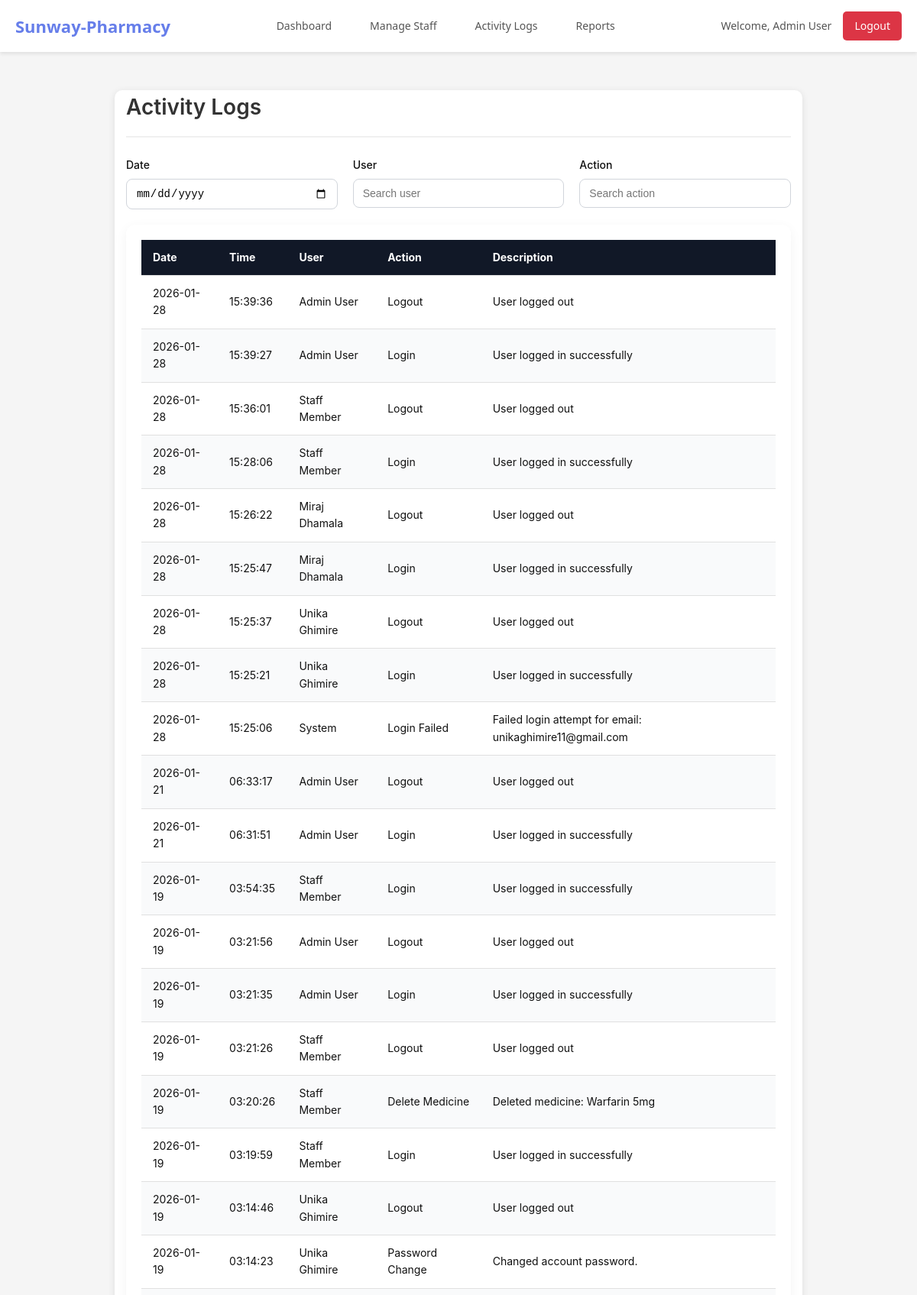
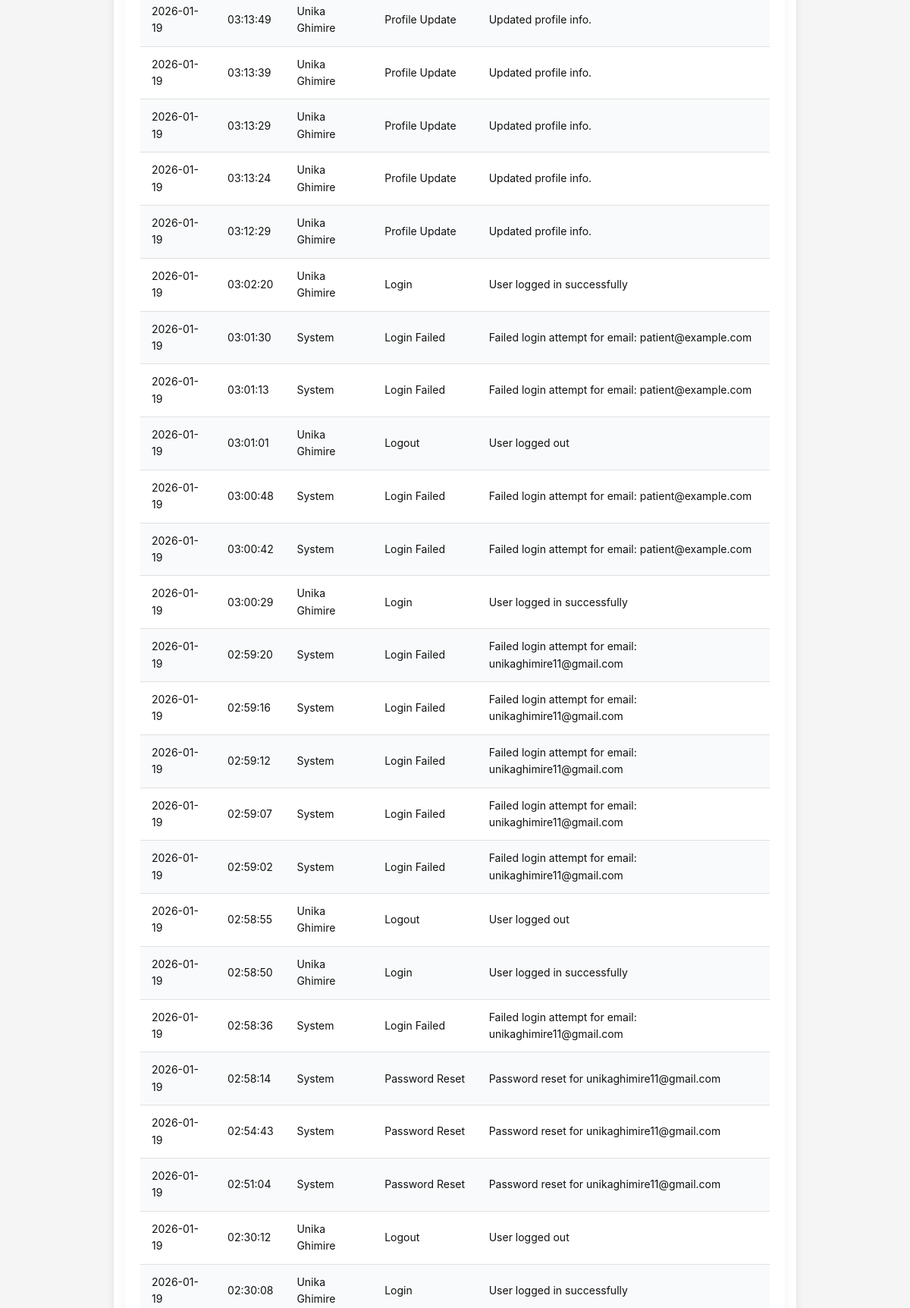
The page /admin/activity_logs.php (signed in, upper part) on the database its author committed (2 pictures, top to bottom).
### tables this page shows
CREATE TABLE `activity_logs` (
  `id` int(11) NOT NULL,
  `user_id` int(11) DEFAULT NULL,
  `action` varchar(255) NOT NULL,
  `description` text DEFAULT NULL,
  `ip_address` varchar(45) DEFAULT NULL,
  `created_at` timestamp NOT NULL DEFAULT current_timestamp()
);

CREATE TABLE `users` (
  `id` int(11) NOT NULL,
  `name` varchar(100) NOT NULL,
  `email` varchar(100) NOT NULL,
  `phone` varchar(20) DEFAULT NULL,
  `password` varchar(255) NOT NULL,
  `role` enum('admin','staff','patient') NOT NULL,
  `created_at` timestamp NOT NULL DEFAULT current_timestamp(),
  `updated_at` timestamp NOT NULL DEFAULT current_timestamp() ON UPDATE current_timestamp()
);

### admin/activity_logs.php (the view, shortened to what this page needs)
<?php
include '../includes/header.php';
$sql = "SELECT activity_logs.*, users.name
        FROM activity_logs
        LEFT JOIN users ON activity_logs.user_id = users.id
        ORDER BY activity_logs.created_at DESC
        LIMIT 100";
$logs_result = mysqli_query($conn, $sql);
$logs = [];
while ($row = mysqli_fetch_assoc($logs_result)) {
    $logs[] = $row;
}
?>
<div class="content-wrapper">
    <div class="page-header">
        <h1>Activity Logs</h1>
    </div>
    <div class="filter-card">
        <div class="filter-item">
            <label for="filter_date">Date</label>
            <input type="date" id="filter_date">
        </div>
        <div class="filter-item">
            <label for="filter_user">User</label>
            <input type="text" id="filter_user" placeholder="Search user">
        </div>
        <div class="filter-item">
            <label for="filter_action">Action</label>
            <input type="text" id="filter_action" placeholder="Search action">
        </div>
    </div>
    <div class="table-card">
        <table class="data-table" id="logs_table">
            <thead>
                <tr>
                    <th>Date</th>
                    <th>Time</th>
                    <th>User</th>
                    <th>Action</th>
                    <th>Description</th>
                </tr>
            </thead>
            <tbody id="logs_body">
                <?php foreach ($logs as $log): ?>
                    <tr>
                        <td><?= date('Y-m-d', strtotime($log['created_at'])) ?></td>
                        <td><?= date('H:i:s', strtotime($log['created_at'])) ?></td>
                        <td><?= htmlspecialchars($log['name'] ?? 'System') ?></td>
                        <td><?= htmlspecialchars($log['action']) ?></td>
                        <td><?= htmlspecialchars($log['description']) ?></td>
                    </tr>
                <?php endforeach; ?>
            </tbody>
        </table>
    </div>
</div>
<link rel="stylesheet" href="../assets/css/activity_logs.css">
<?php include '../includes/footer.php'; ?>

### assets/css/style.css (style rules this page uses)
* { margin: 0; padding: 0; box-sizing: border-box; }
body { font-family: 'Segoe UI', Tahoma, Geneva, Verdana, sans-serif; background-color: #f5f5f5; color: #333; line-height: 1.6; }
.content-wrapper { background: white; padding: 30px; border-radius: 10px; box-shadow: 0 2px 10px rgba(0, 0, 0, 0.1); }
.page-header { display: flex; justify-content: space-between; align-items: center; margin-bottom: 30px; padding-bottom: 15px; border-bottom: 2px solid #f0f0f0; }
.page-header h1 { color: #333; font-size: 28px; }
.data-table { width: 100%; border-collapse: collapse; background: white; }
.data-table thead { background: #667eea; color: white; }
.data-table th, .data-table td { padding: 12px; text-align: left; border-bottom: 1px solid #e0e0e0; }

### assets/css/activity_logs.css (style rules this page uses)
.content-wrapper { max-width: 900px; margin: 50px auto; padding: 0 15px; font-family: 'Inter', sans-serif; color: #111; }
.page-header { margin-bottom: 25px; }
.page-header h1 { font-size: 28px; font-weight: 600; }
.filter-card { display: flex; gap: 20px; margin-bottom: 20px; flex-wrap: wrap; }
.filter-item { flex: 1 1 200px; display: flex; flex-direction: column; }
.filter-item label { margin-bottom: 6px; font-weight: 500; font-size: 14px; }
.filter-item input { padding: 10px 12px; font-size: 14px; border: 1px solid #d1d5db; border-radius: 8px; transition: border-color 0.2s, box-shadow 0.2s; }
.table-card { background: #fff; padding: 20px; border-radius: 12px; box-shadow: 0 4px 15px rgba(0,0,0,0.05); overflow-x: auto; }
.data-table { width: 100%; border-collapse: collapse; font-size: 14px; }
.data-table th, .data-table td { padding: 12px 15px; text-align: left; }
.data-table thead { background-color: #111827; color: #fff; }
.data-table tbody tr { border-bottom: 1px solid #e5e7eb; transition: background 0.2s; }
.data-table tbody tr:nth-child(even) { background-color: #f9fafb; }

### rows shown on the page
activity_logs: created_at "2026-01-28", created_at "15:39:36", user.name "Admin User", action "Logout", description "User logged out"
activity_logs: created_at "2026-01-28", created_at "15:39:27", user.name "Admin User", action "Login", description "User logged in successfully"
activity_logs: created_at "2026-01-28", created_at "15:36:01", user.name "Staff Member", action "Logout", description "User logged out"
activity_logs: created_at "2026-01-28", created_at "15:28:06", user.name "Staff Member", action "Login", description "User logged in successfully"
activity_logs: created_at "2026-01-28", created_at "15:26:22", user.name "Miraj Dhamala", action "Logout", description "User logged out"
activity_logs: created_at "2026-01-28", created_at "15:25:47", user.name "Miraj Dhamala", action "Login", description "User logged in successfully"
activity_logs: created_at "2026-01-28", created_at "15:25:37", user.name "Unika Ghimire", action "Logout", description "User logged out"
activity_logs: created_at "2026-01-28", created_at "15:25:21", user.name "Unika Ghimire", action "Login", description "User logged in successfully"
activity_logs: created_at "2026-01-28", created_at "15:25:06", name "System", action "Login Failed", description "Failed login attempt for email: unikaghimire11@gmail.com"
activity_logs: created_at "2026-01-21", created_at "06:33:17", user.name "Admin User", action "Logout", description "User logged out"
activity_logs: created_at "2026-01-21", created_at "06:31:51", user.name "Admin User", action "Login", description "User logged in successfully"
activity_logs: created_at "2026-01-19", created_at "03:54:35", user.name "Staff Member", action "Login", description "User logged in successfully"
activity_logs: created_at "2026-01-19", created_at "03:21:56", user.name "Admin User", action "Logout", description "User logged out"
activity_logs: created_at "2026-01-19", created_at "03:21:35", user.name "Admin User", action "Login", description "User logged in successfully"
activity_logs: created_at "2026-01-19", created_at "03:21:26", user.name "Staff Member", action "Logout", description "User logged out"
activity_logs: created_at "2026-01-19", created_at "03:20:26", user.name "Staff Member", action "Delete Medicine", description "Deleted medicine: Warfarin 5mg"
activity_logs: created_at "2026-01-19", created_at "03:19:59", user.name "Staff Member", action "Login", description "User logged in successfully"
activity_logs: created_at "2026-01-19", created_at "03:14:46", user.name "Unika Ghimire", action "Logout", description "User logged out"
activity_logs: created_at "2026-01-19", created_at "03:14:23", user.name "Unika Ghimire", action "Password Change", description "Changed account password."
activity_logs: created_at "2026-01-19", created_at "03:13:49", user.name "Unika Ghimire", action "Profile Update", description "Updated profile info."
activity_logs: created_at "2026-01-19", created_at "03:13:39", user.name "Unika Ghimire", action "Profile Update", description "Updated profile info."
activity_logs: created_at "2026-01-19", created_at "03:13:29", user.name "Unika Ghimire", action "Profile Update", description "Updated profile info."
activity_logs: created_at "2026-01-19", created_at "03:13:24", user.name "Unika Ghimire", action "Profile Update", description "Updated profile info."
activity_logs: created_at "2026-01-19", created_at "03:12:29", user.name "Unika Ghimire", action "Profile Update", description "Updated profile info."
activity_logs: created_at "2026-01-19", created_at "03:02:20", user.name "Unika Ghimire", action "Login", description "User logged in successfully"
activity_logs: created_at "2026-01-19", created_at "03:01:30", name "System", action "Login Failed", description "Failed login attempt for email: patient@example.com"
activity_logs: created_at "2026-01-19", created_at "03:01:13", name "System", action "Login Failed", description "Failed login attempt for email: patient@example.com"
activity_logs: created_at "2026-01-19", created_at "03:01:01", user.name "Unika Ghimire", action "Logout", description "User logged out"
activity_logs: created_at "2026-01-19", created_at "03:00:48", name "System", action "Login Failed", description "Failed login attempt for email: patient@example.com"
activity_logs: created_at "2026-01-19", created_at "03:00:42", name "System", action "Login Failed", description "Failed login attempt for email: patient@example.com"
activity_logs: created_at "2026-01-19", created_at "03:00:29", user.name "Unika Ghimire", action "Login", description "User logged in successfully"
activity_logs: created_at "2026-01-19", created_at "02:59:20", name "System", action "Login Failed", description "Failed login attempt for email: unikaghimire11@gmail.com"
activity_logs: created_at "2026-01-19", created_at "02:59:16", name "System", action "Login Failed", description "Failed login attempt for email: unikaghimire11@gmail.com"
activity_logs: created_at "2026-01-19", created_at "02:59:12", name "System", action "Login Failed", description "Failed login attempt for email: unikaghimire11@gmail.com"
activity_logs: created_at "2026-01-19", created_at "02:59:07", name "System", action "Login Failed", description "Failed login attempt for email: unikaghimire11@gmail.com"
activity_logs: created_at "2026-01-19", created_at "02:59:02", name "System", action "Login Failed", description "Failed login attempt for email: unikaghimire11@gmail.com"
activity_logs: created_at "2026-01-19", created_at "02:58:55", user.name "Unika Ghimire", action "Logout", description "User logged out"
activity_logs: created_at "2026-01-19", created_at "02:58:50", user.name "Unika Ghimire", action "Login", description "User logged in successfully"
activity_logs: created_at "2026-01-19", created_at "02:58:36", name "System", action "Login Failed", description "Failed login attempt for email: unikaghimire11@gmail.com"
activity_logs: created_at "2026-01-19", created_at "02:58:14", name "System", action "Password Reset", description "Password reset for unikaghimire11@gmail.com"
activity_logs: created_at "2026-01-19", created_at "02:54:43", name "System", action "Password Reset", description "Password reset for unikaghimire11@gmail.com"
activity_logs: created_at "2026-01-19", created_at "02:51:04", name "System", action "Password Reset", description "Password reset for unikaghimire11@gmail.com"
activity_logs: created_at "2026-01-19", created_at "02:30:12", user.name "Unika Ghimire", action "Logout", description "User logged out"
activity_logs: created_at "2026-01-19", created_at "02:30:08", user.name "Unika Ghimire", action "Login", description "User logged in successfully"

### other values the page prints
SITE_NAME "Sunway-Pharmacy"
$_SESSION['name'] "Admin User"
